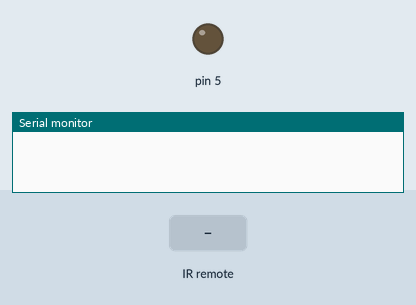
This sketch was run on a simulated Arduino Uno, built with avr-gcc and run on an emulated ATmega328P. Shown: output pins drawn as LEDs (lit = HIGH), the last lines printed to the serial monitor. Inputs (shaded band) come from the test bench.

Above: at 1.2 s.
1.3 s: infrared code 0x38863BF2 received
At 1.8 s:
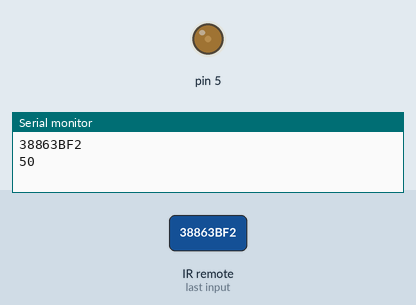
2.8 s: infrared code 0x38863BF2 received
At 4.0 s:
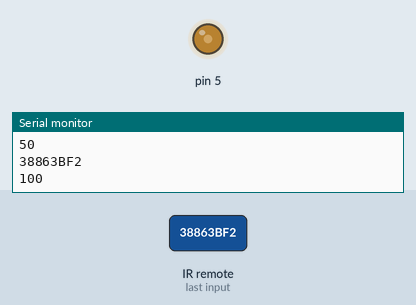
4.3 s: infrared code 0x38863BFA received
At 5.3 s:
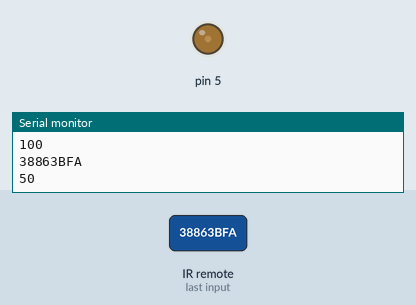
Timing chart, 0 to 7.3 s (numbered marks = the images above; inputs shaded):
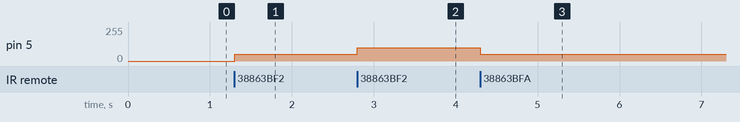

Measured:
- after the input at 1.3 s, pin 5: 0/255 → 50/255 at once
- after the input at 2.8 s, pin 5: 50/255 → 100/255 at once
- after the input at 4.3 s, pin 5: 100/255 → 50/255 at once

The sketch:

brightness_control_by_ir_remote.ino
```cpp
#include <IRremote.h>

int RECV_PIN = 2;
IRrecv irrecv(RECV_PIN);
decode_results results;


int seconds;
int  decrise;
int sensorValue;
int value = 0 ;

void setup()
{
  Serial.begin(9600);
  irrecv.enableIRIn(); // Start the receiver
  pinMode(5,OUTPUT);

}

void loop() {
  if (irrecv.decode(&results)) {
    Serial.println(results.value, HEX);
    irrecv.resume(); // Receive the next value


    if(results.value == 0x38863BF2)
    {
       value = (value + 50);

       sensorValue = constrain(value, 0, 255);

      Serial.println(sensorValue);
      analogWrite(5,sensorValue);


    }


if(results.value == 0x38863BFA)
    {

    value = (value - 50);
    int  sensor = constrain(value, 0, 255);
    Serial.print(sensor);
    analogWrite(5,sensor);


    }


  }
}
```
